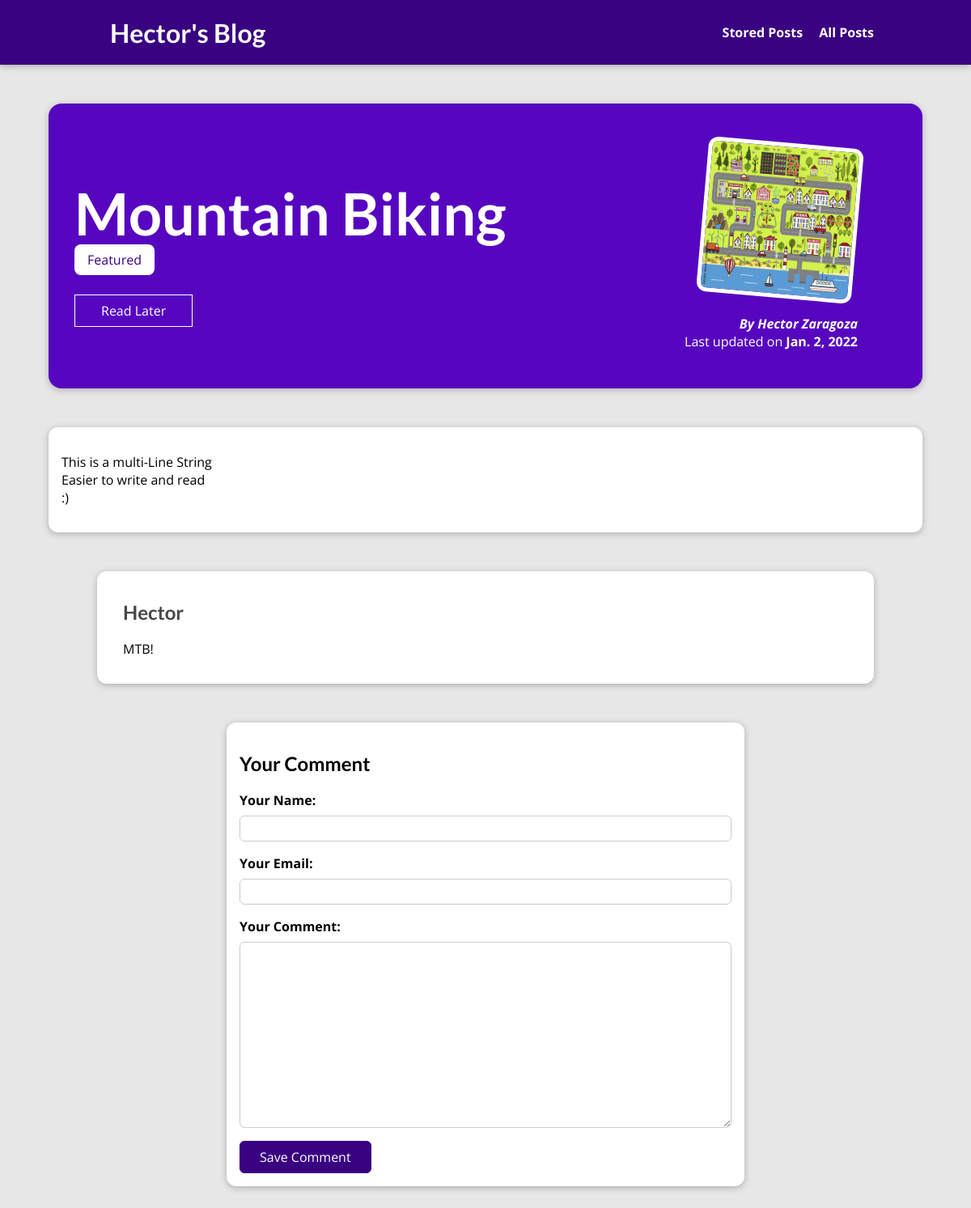
Page /posts/hike-in-the-mountains on the earlier database version.
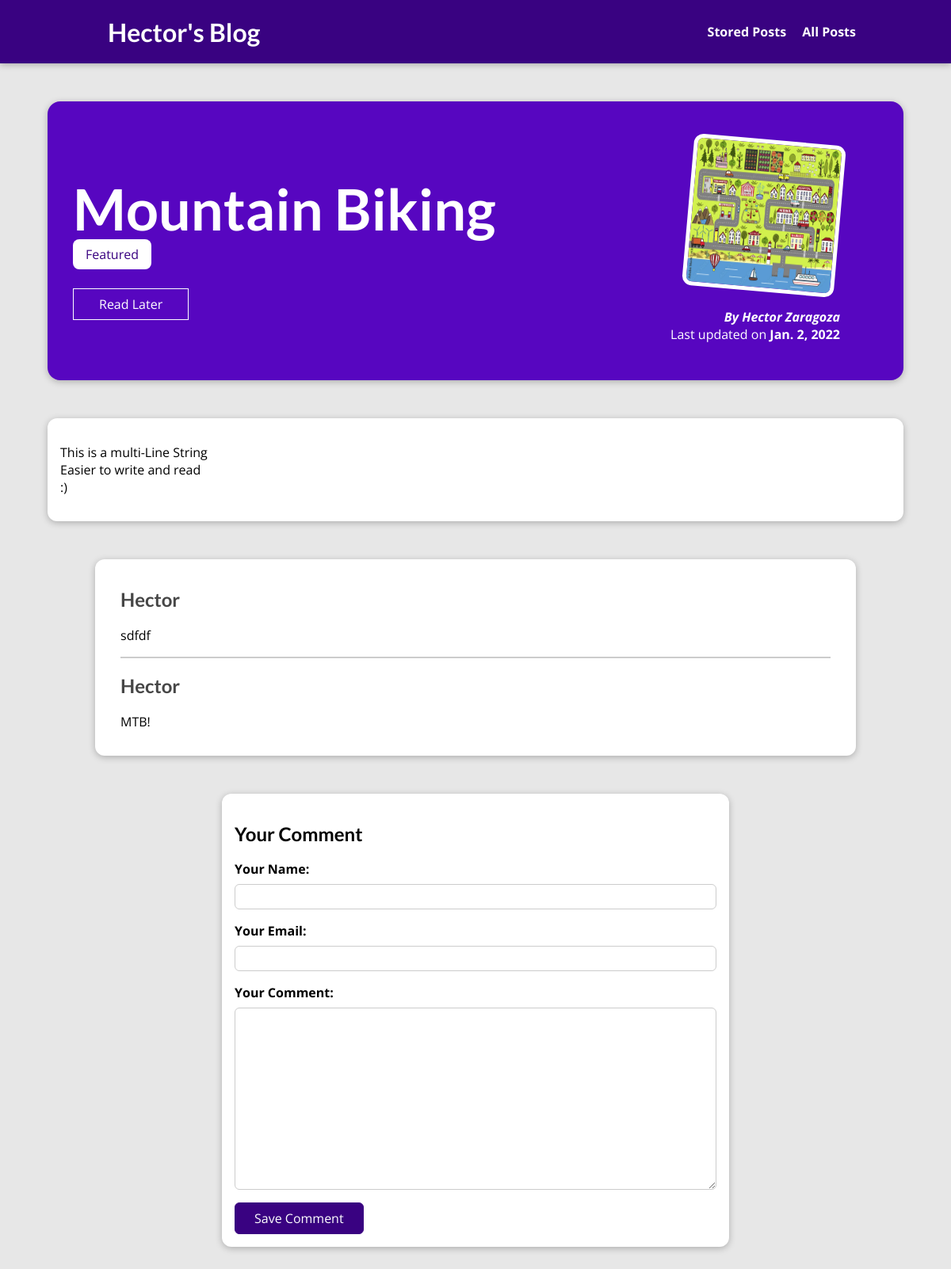
Same page on the later database version.
### blog/models.py (models this page shows, shortened)
class Tag(models.Model):
    caption = models.CharField(max_length=20)

class Comment(models.Model):
    user_name = models.CharField(max_length=120)
    user_email = models.EmailField()
    text = models.TextField(max_length=400)
    post = models.ForeignKey(Post, on_delete=models.CASCADE, related_name = "comments")

### blog/views.py (the view, shortened to what this page needs)
# urls.py: path("posts/<slug>", views.SinglePostView.as_view(), name="post-detail-page"), #/posts/my-first-post
class SinglePostView(View):
    def is_stored_post(self, request, post_id):
        stored_posts = request.session.get("stored_posts")
        if stored_posts is not None:
            is_saved_for_later = post_id in stored_posts
        else:
            is_saved_for_later = False
        return is_saved_for_later
    def get(self, request, slug):
        post = Post.objects.get(slug=slug)
        context = {
            "post": post,
            "post_tags": post.tags.all(),
            "comment_form": CommentForm(),
            "comments": post.comments.all().order_by("-id"),
            "saved_for_later": self.is_stored_post(request, post.id)
        }
        return render(request, "blog/post-detail.html", context)

### blog/forms.py
class CommentForm(forms.ModelForm):
    class Meta:
        model = Comment
        exclude = ["post"]
        labels = {
            "user_name": "Your Name",
            "user_email": "Your Email",
            "text": "Your Comment"
        }

### blog/models.py (called while the page is built)
    def __str__(self):
        return f"{self.first_name} {self.last_name}"

### blog/templates/blog/post-detail.html (shortened to what this page needs)
{% extends "base.html" %}
{% load static %}
{% block css_files %}
    <link rel="stylesheet" href="{% static "blog/post-detail.css" %}"/>
{% endblock %}
{% block content %}
    <section id="summary">
        <h2>{{ post.title }}</h2>
        <div>
            {% for tag in post_tags %}
                <span class="tag">{{ tag.caption }}</span>
            {% endfor %}
        </div>
        <div id="read-later">
            <form action="{% url "read-later" %}" method="POST">
                <button>
                    {% if saved_for_later %}
                        Remove from "Read Later" List
                    {% else %}
                        Read Later
                    {% endif %}
                </button>
            </form>
        </div>
        <article>
            <img src="{{ post.image.url }}" alt="{{ post.title }}">
            <address>By <a href="mailto:{{ post.author.email_address }}">{{ post.author }}</a></address>
            <div>
                Last updated on <time>{{ post.date }}</time>
            </div>
        </article>
    </section>
    <main>
        {{ post.content|linebreaks }}
    </main>
    <section id="comments">
        <ul>
            {% for comment in comments %}
                <li>
                    <h2>{{ comment.user_name }}</h2>
                    <p>{{ comment.text|linebreaks }}</p>
                </li>
            {% endfor %}
        </ul>
    </section>
    <section id="comment-form">
        <h2>Your Comment</h2>
        <form action='{% url "post-detail-page" post.slug %}' method="POST">
        <form>
            {% for form_field in comment_form %}
            <div class="form-control {% if form_field.errors %}invalid{% endif %}">
                {{ form_field.label_tag }}
                {{ form_field }}
            </div>
            {% endfor %}
            <button>Save Comment</button>
        </form>
    </section>
{% endblock %}

Differences in the rows shown:
added Comment: user_name "Hector", text "sdfdf"
